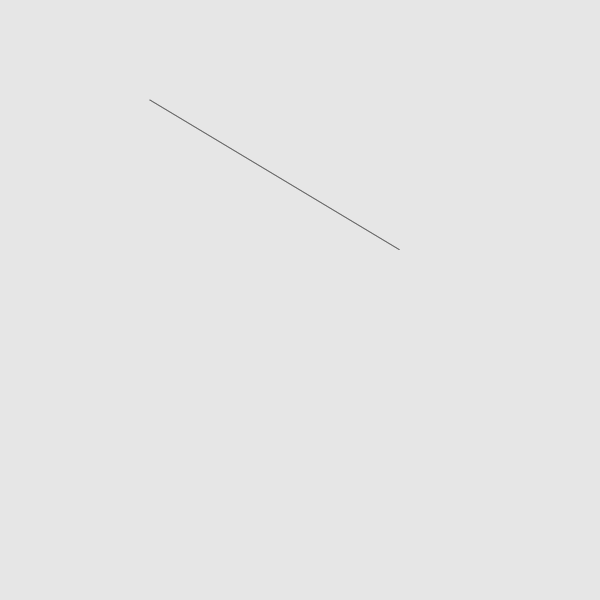
Frame 1 (no input)
Frame 2 (the mouse pressed at the canvas centre, redrawn once): identical to frame 1, image omitted

The p5.js sketch that drew this single still picture (run headless with seeded random() and noise() and a simulated clock; the mouse was pressed at the canvas centre and the sketch redrawn once):

// p5.js sketch
// ── sketch.js
var canvas;

function centerCanvas() {
  var x = (windowWidth - width) / 2;
  var y = (windowHeight - height) / 2;
  canvas.position(x, y);
}

const startPoint= {
  X: 150,
  Y: 100
 }
 
 const endPoint= {
  X: 400,
  Y: 250
 }

function setup() {
  canvas = createCanvas(600, 600);
  centerCanvas();
}
function draw() {
  noLoop();
  background(230);
  stroke(0);
  DDA();
}

function DDA() {
  let dx = parseFloat(endPoint.X - startPoint.X) 
  let dy = parseFloat(endPoint.Y - startPoint.Y)
  let steps = 0;
  
  if(Math.abs(dx) > Math.abs(dy)) {
    steps = Math.abs(dx)
  } 
  else {
    steps = Math.abs(dy)
  }
  
  x_increment = dx/steps
  y_increment = dy/steps
  
  let x = startPoint.X
  let y = startPoint.Y
  
  for(i=0; i<steps; i++) {
    point(x,y);
    x = x + x_increment;
    y = y + y_increment;
  }
}

function windowResized() {
  centerCanvas();
}
